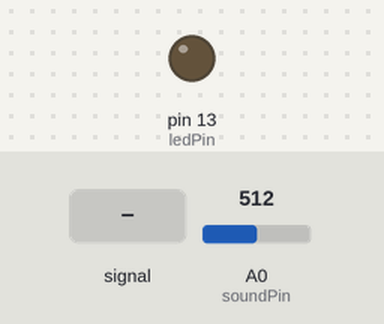
A sketch run on a simulated Arduino Uno, built with avr-gcc and run on an emulated ATmega328P. On the bench: output pins drawn as LEDs (lit = HIGH). The inputs (shaded band) are chosen by the test bench; at power-on: A0 (soundPin) = 512. What the sketch prints to the serial monitor is not drawn.

Above: at 1.2 s.
1.3 s: A0 (soundPin) fed a 200 Hz sine of ±255 counts around its level
At 2.5 s:
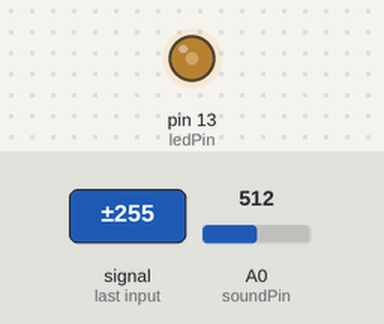
2.8 s: A0 (soundPin) set to 610
At 3.2 s:
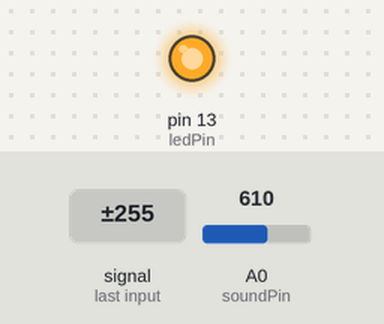
4.3 s: A0 (soundPin) fed a 1000 Hz sine of ±255 counts around its level
At 5.5 s:
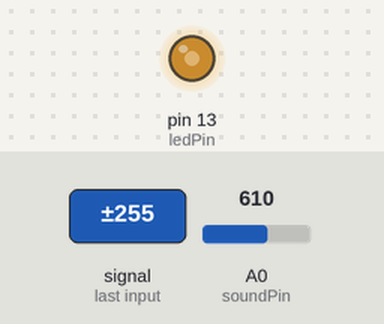
5.8 s: A0 (soundPin) set to 511
At 6.4 s:
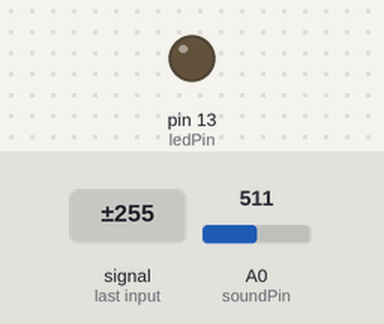
Timing chart, 0 to 8.3 s (numbered marks = the images above; inputs shaded):
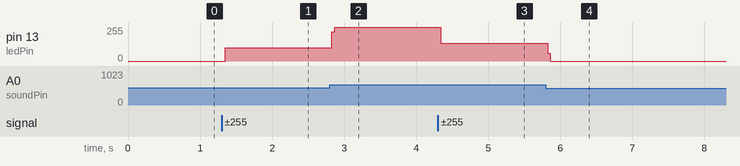

Measured:
- after the input at 1.3 s, pin 13 (ledPin): 0/255 → 98/255 after 0.05 s
- after the input at 2.8 s, pin 13 (ledPin): 98/255 → 255/255 at once
- after the input at 4.3 s, pin 13 (ledPin): 255/255 → 135/255 at once
- after the input at 5.8 s, pin 13 (ledPin): 135/255 → 0/255 at once

The sketch:

Voice.ino
```cpp
const int ledPin = 13;
const int soundPin = A0;
void setup() {
  pinMode(ledPin, OUTPUT);
  Serial.begin(115200);

}

void loop() {
  int value = analogRead(soundPin);
  Serial.println(value);
  if(value>600)
  {
    digitalWrite(ledPin, HIGH);//点亮内置灯
  }
  else
  {
     digitalWrite(ledPin, LOW);//关闭
  }


}
```
